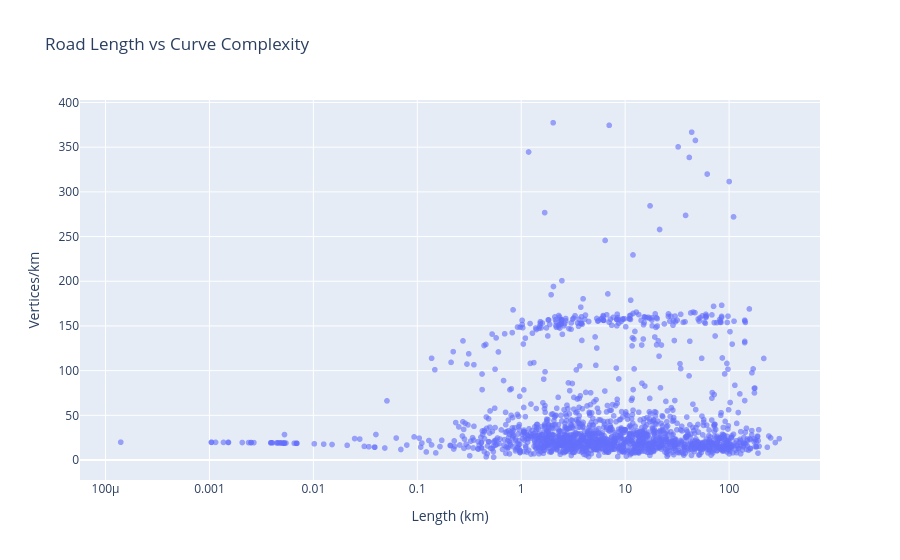

The cell this chart's notebook holds for it:
### Markdown cell above
## Curve Complexity Analysis

### Code cell
# Scatter: length vs complexity
fig = px.scatter(
    gdf,
    x='length_km',
    y='curve_complexity',
    opacity=0.6,
    title='Road Length vs Curve Complexity',
    labels={'length_km': 'Length (km)', 'curve_complexity': 'Vertices/km'}
)
fig.update_xaxes(type='log')
fig.show()

print('Curve complexity percentiles:')
print(gdf['curve_complexity'].quantile([0, 0.25, 0.5, 0.75, 0.9, 1.0]).round(2))

### Figure 1 — Plotly figure (JSON) as saved in the notebook; plotly's stock layout.template omitted (floating-point values rounded to 4 significant figures; data arrays with more than 128 entries replaced by an {"elided": "..."} marker saying what was removed)
{"data": [{"hovertemplate": "Length (km)=%{x}<br>Vertices/km=%{y}<extra></extra>", "legendgroup": "", "marker": {"color": "#636efa", "opacity": 0.6, "symbol": "circle"}, "mode": "markers", "name": "", "showlegend": false, "type": "scattergl", "x": {"elided": "1602 float values"}, "xaxis": "x", "y": {"elided": "1602 float values"}, "yaxis": "y"}], "layout": {"legend": {"tracegroupgap": 0}, "title": {"text": "Road Length vs Curve Complexity"}, "xaxis": {"anchor": "y", "domain": [0, 1], "title": {"text": "Length (km)"}, "type": "log"}, "yaxis": {"anchor": "x", "domain": [0, 1], "title": {"text": "Vertices/km"}}}}
